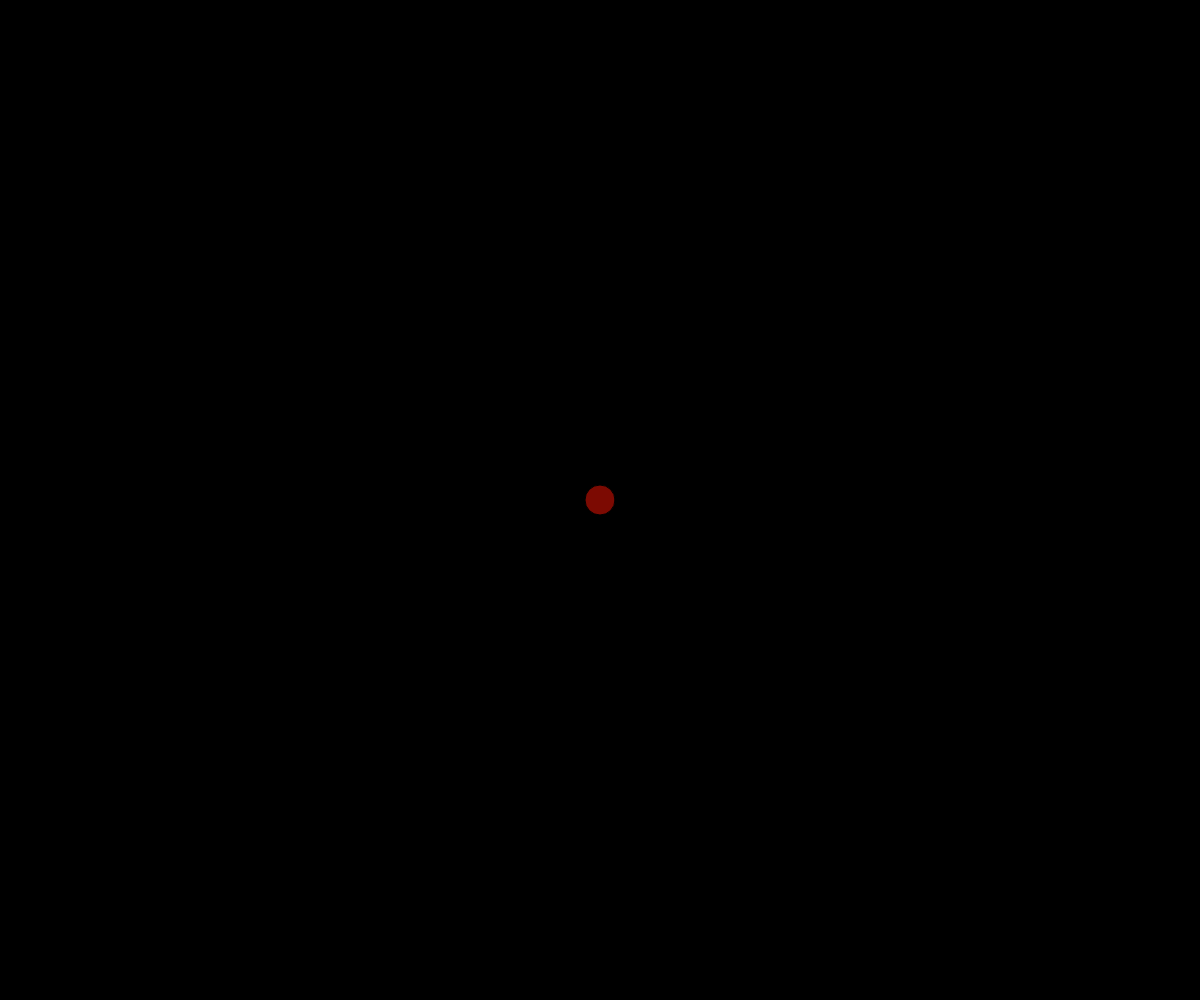
Frame 1 (no input)
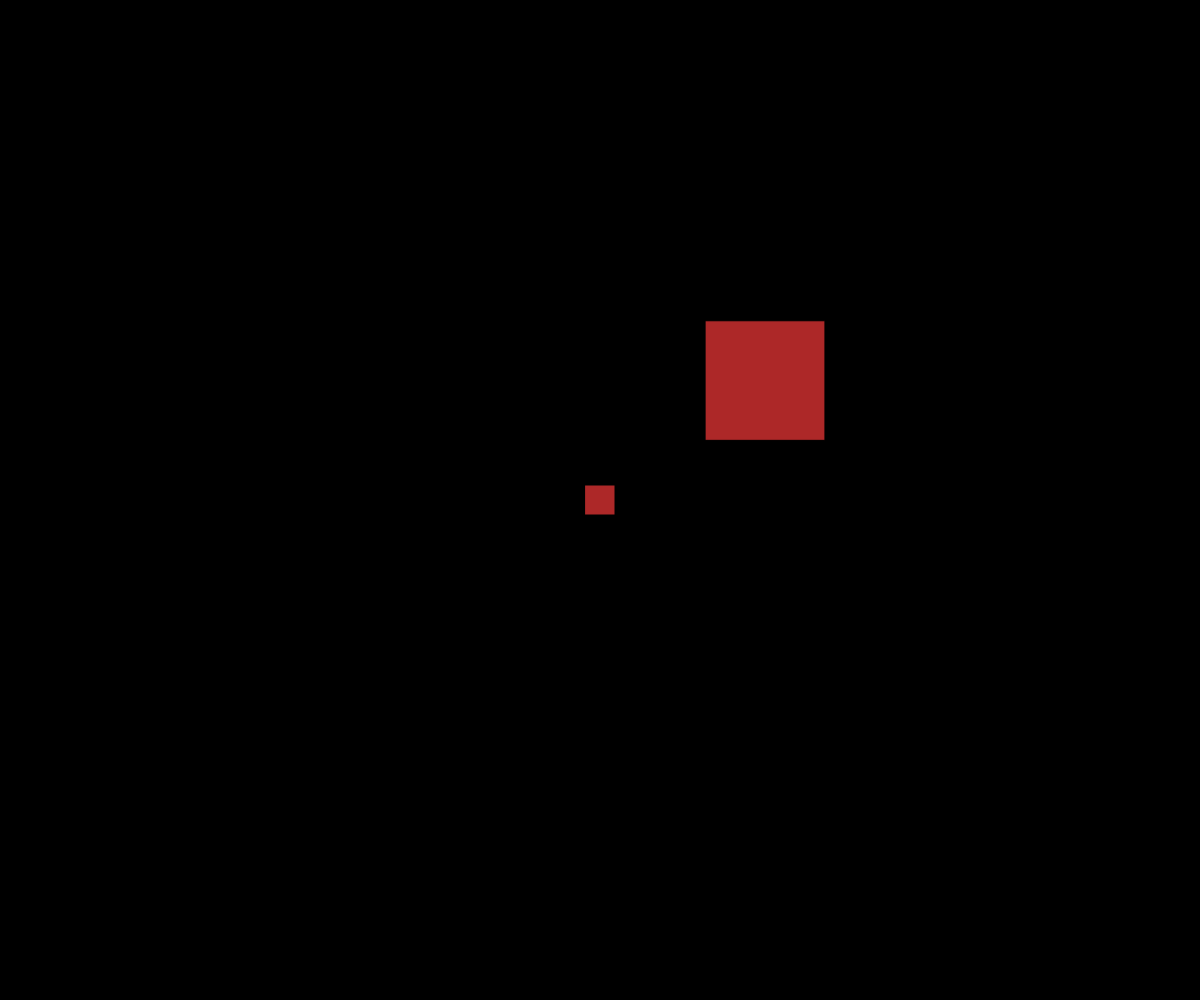
Frame 60 (no input)
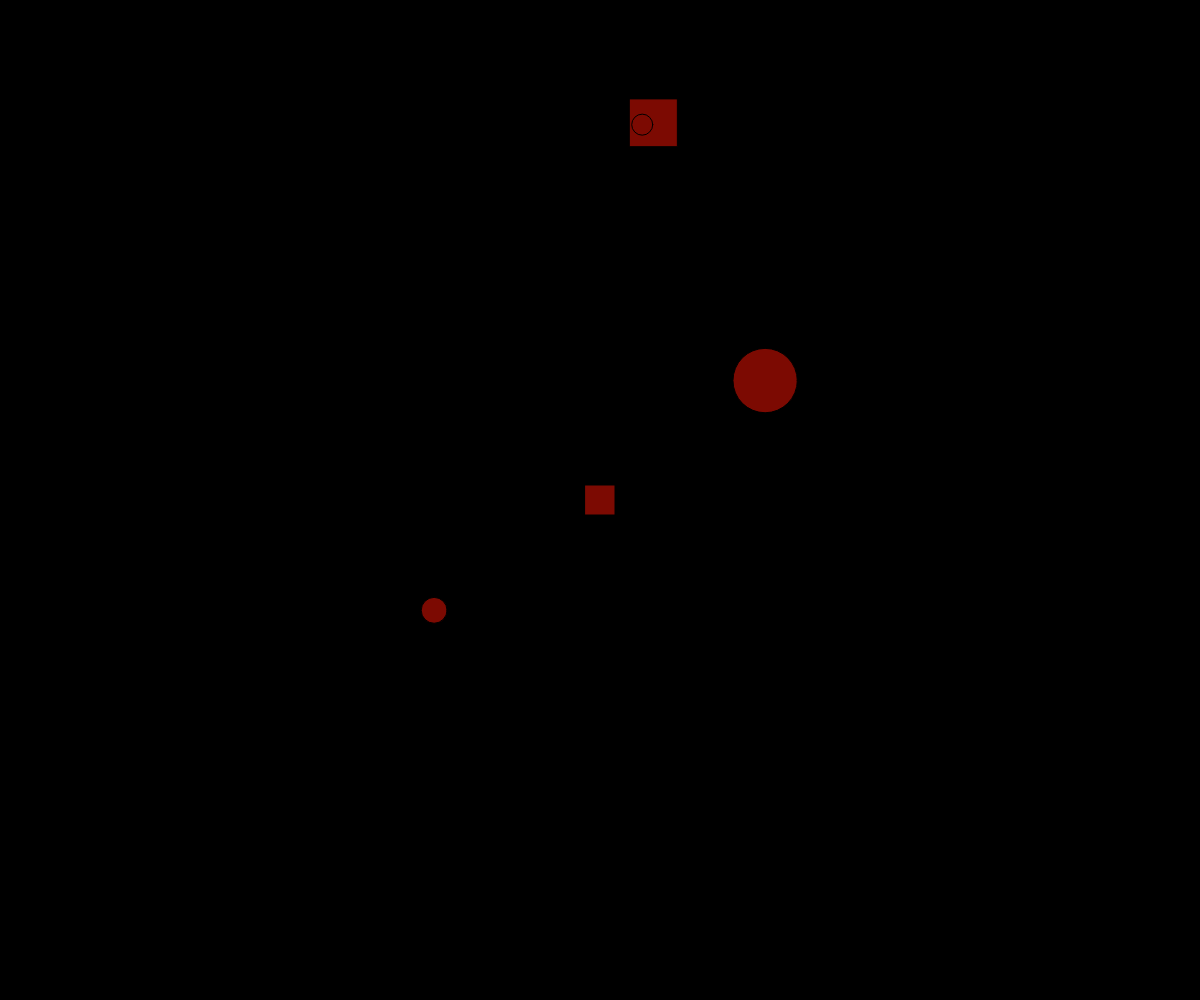
Frame 120 (the mouse pressed at the canvas centre since frame 60)

The p5.js sketch that drew these frames (run headless with seeded random() and noise() and a simulated clock; from frame 60 on, the mouse is pressed at the canvas centre):

// p5.js sketch
// ── sketch.js
// 練習問題「心臓の鼓動のように大きくなったり小さくなったりする円」
let StartTime = Date.now();
let CurrentTime = 0;
let hearts = []

function setup() {
  createCanvas(windowWidth, windowHeight);

  let test = new Heart(width / 2, height / 2, 800, 150);
  hearts.push(test)
}

function draw() {
  // background(160, 192, 255);
  background(0, 0, 0);
  // noStroke();

  CurrentTime = Date.now() - StartTime;

  if (CurrentTime > random(400, 1200)) {
    let test = new Heart(random(100, width - 100), random(100, height - 100), random(600, 1200), random(100,300));
    hearts.push(test)
    StartTime = Date.now();
  }

  for (var i = 0; i < hearts.length; i++) {
    hearts[i].update();
    hearts[i].draw();
  }

  if (hearts.length > 20) {
    hearts.shift();
  }

}

function windowResized() {
  resizeCanvas(windowWidth, windowHeight);
}

class Heart {

  // コンストラクタ
  constructor(x, y, beat, max_size) {
    this.x = x;
    this.y = y;
    this.size = 30;
    this.max_size = max_size;
    this.vsize = 10;
    this.beat_sw = false;
    this.beat = beat;
    this.StartTime = Date.now();
    this.CurrentTime = 0;
    fill(124, 10, 2);
  }
  // メソッドの定義
  update() {
    this.size -= this.vsize;
    
    // this.StartTime = Date.now();
    this.CurrentTime = Date.now() - this.StartTime;

    if (this.beat_sw == true) {
      if (this.CurrentTime > this.beat) {
        this.size = this.max_size;
        this.StartTime = Date.now();
        this.beat_sw = false;
        fill(124, 10, 2);
      }
    }
    else {
      if (this.CurrentTime > this.beat / 2) {
        this.size = 2*this.max_size/3;
        this.StartTime = Date.now();
        this.beat_sw = true;
        fill(173, 40, 40);
      }
    }

    this.size = constrain(this.size, this.max_size/5, this.max_size);

  }



  // メソッドの定義（クラスの外に同名の関数等があっても OK）
  draw() {
    if (this.beat_sw == false) {
      ellipse(this.x, this.y, this.size);
    }
    else {
      square(this.x - this.size / 2, this.y - this.size / 2, this.size);
    }
  }
}
